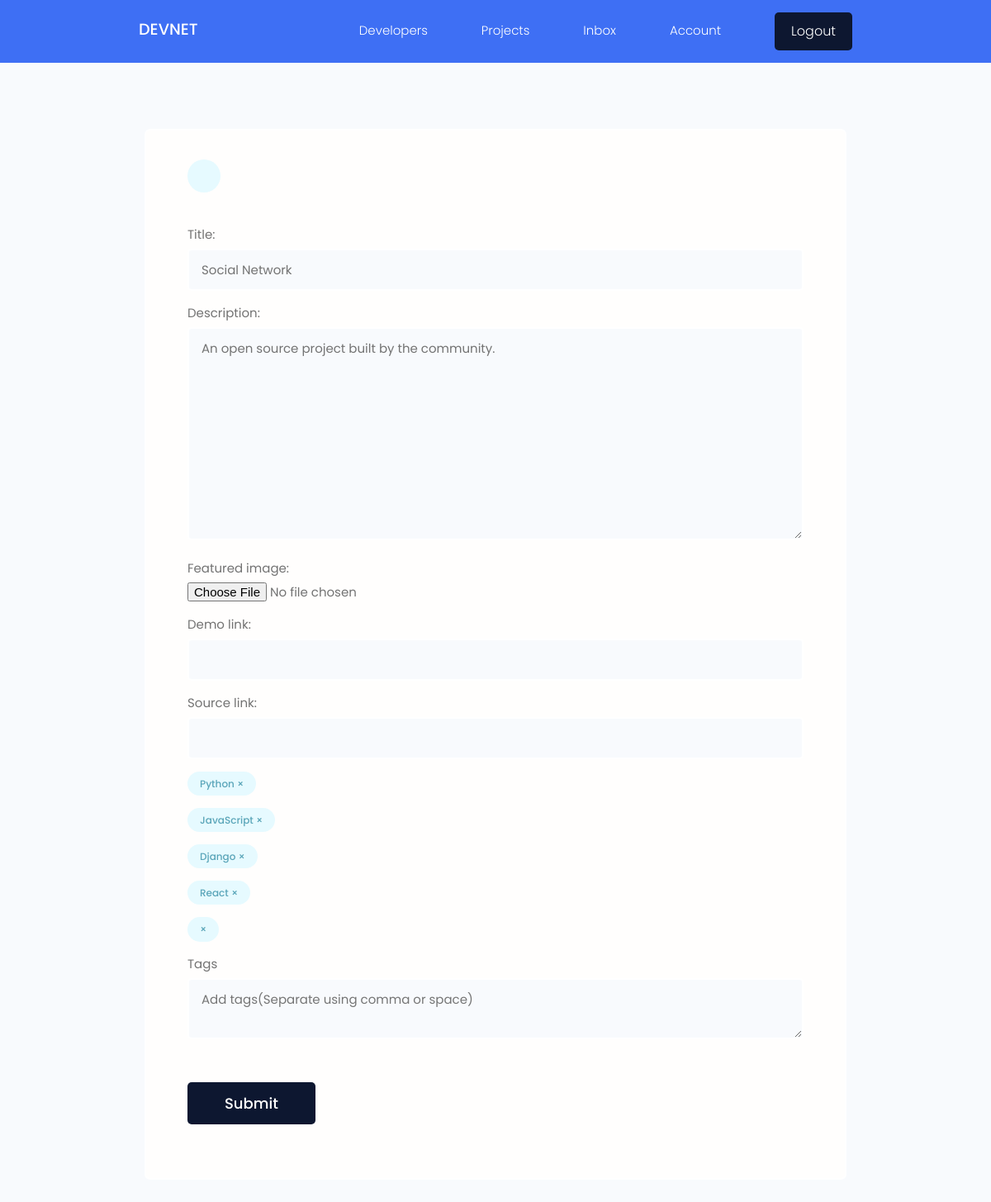
/projects/update-project/584c7d5c-cd40-4a22-a440-f7dfd2ff5641/ (signed in), run on the app's committed database.
### projects/models.py (models this page shows, shortened)
class Project(models.Model):
    owner = models.ForeignKey(Profile, on_delete=models.CASCADE, null=True, blank=True)
    title = models.CharField(max_length=200)
    description = models.TextField(null=True, blank=True)
    featured_image = models.ImageField(upload_to= 'featured_images', null=True, blank=True,default="featured_images/default.jpg")
    demo_link = models.CharField(max_length=2000, blank=True, null=True)
    source_link = models.CharField(max_length=2000, null=True, blank=True)
    vote_total = models.IntegerField(default=0, null=True, blank=True)
    vote_ratio = models.IntegerField(default=0, null=True, blank=True)
    tags = models.ManyToManyField('Tag', blank=True)
    created = models.DateTimeField(auto_now_add=True)
    id = models.UUIDField(default=uuid.uuid4, unique=True, primary_key=True, editable=False)
    class Meta:
        ordering = ['-vote_ratio', '-vote_total', 'title']

class Tag(models.Model):
    name = models.CharField(max_length=200)
    created = models.DateTimeField(auto_now_add=True)
    id = models.UUIDField(default=uuid.uuid4, unique=True, primary_key=True, editable=False)

### projects/views.py (the view, shortened to what this page needs)
# urls.py: path('update-project/<str:pk>/' ,views.updateProject, name="update-project"),
@login_required(login_url='login')
def updateProject(request, pk):
    profile = request.user.profile
    project = profile.project_set.get(id=pk)
    form = ProjectForm(instance = project)
    context= {'form':form, 'project':project}
    return render(request, 'projects/project_form.html', context)

### projects/forms.py
class ProjectForm(ModelForm):
    class Meta:
        model = Project
        fields = ['title', 'description','featured_image' ,'demo_link', 'source_link']
        widgets = {
            'tags':forms.CheckboxSelectMultiple(),
            'featured_image': forms.FileInput()
        }
    def __init__(self, *args, **kwargs):
        super(ProjectForm, self).__init__(*args, **kwargs)
        for name,field in self.fields.items():
            field.widget.attrs.update({'class':'input'})

### projects/templates/projects/project_form.html (shortened to what this page needs)
{% extends 'main.html' %}
{% block content %}
 <main class="formPage my-xl">
    <div class="content-box">
        <div class="formWrapper">
            <a class="backButton" href="{% url 'user-account' %}"></a>
            <br>
            <form class="form" action="" method="POST" enctype="multipart/form-data">
                {% for field in form %}
                <div class="form__field">
                    <label for="formInput#text">{{field.label}}: </label>
                    {{field}}
                </div>
                {% endfor %}
                {% for tag in project.tags.all %}
                <div class="form__field">
                   <div class="project-tag tag tag--pill tag--main" data-tag='{{tag.id}}' data-project="{{project.id}}">{{tag.name}} &#215;</div>
                </div>
                {% endfor %}
                <div class="form__field">
                    <label for="formInput#text">Tags</label>
                    <textarea class="input" name="newtags" placeholder="Add tags(Separate using comma or space)" ></textarea>
                </div>
                <input class="btn btn--sub btn--lg  my-md" type="submit" value="Submit" />
            </form>
        </div>
    </div>
</main>
{% endblock content %}

### static/css/app.css (style rules this page uses)
:root { --hue-color: 224; --color-sub: hsl(var(--hue-color), 89%, 60%); --color-light:white; --color-sub-light:hsl(var(--hue-color), 56%, 12%); }
.btn--sub { background-color: var(--color-sub-light); }
.content-box { width: 95%; max-width: 85rem; margin: 0 auto; }
.backButton { background: var(--color-main-light); color: var(--color-main); width: 4rem; height: 4rem; display: flex; align-items: center; justify-content: center; border-radius: 50%; }
.formPage .formWrapper { list-style: none; background: var(--color-white); padding: 3.5rem 5rem; border: 2px solid var(--color-light); border-radius: 0.7rem; }

### static/uikit/styles/modules/_variables.css (style rules this page uses)
:root { --color-main: #5aa5b9; --color-main-light: #e6faff; --color-sub: #3f4156; --color-sub-light: #51546e; --color-sub-lighter: #ededfd; --color-text: #737373; --color-gray: #8b8b8b; --color-light: #e5e7eb; --color-light-gray: #767676; --color-bg: #f8fafd; --color-white: #fffefd; --color-white-light: #f3f3f3; --color-success: #359e64; --color-success-bg: #def8e8; --color-error: #fc4b0b; --color-error-bg: #fff2ee; --font-base: 'Poppins', arial, helvetica, 'Segoe UI', roboto, ubuntu, sans-serif; --font-monospace: 'Fira Code', 'Courier New', courier, monospace; --font-regular: 300; --font-medium: 500; --font-bold: 700; --generic-shadow: 1px 1px 5px #00000010; --generic-transition: all 0.3s ease-in-out; }

### static/uikit/styles/modules/_base.css (style rules this page uses)
* { margin: 0; padding: 0; box-sizing: border-box; text-rendering: optimizeLegibility; color: inherit; font-size: inherit; }
html { font-size: 50%; }
@media only screen and (min-width: 480px) { html { font-size: 56.25%; } }
@media only screen and (min-width: 1200px) { html { font-size: 62.5%; } }
body { line-height: 1.6; font-weight: 400; font-size: 1.5rem; color: var(--color-text); background-color: var(--color-bg); min-height: 100vh; }

### static/uikit/styles/modules/_typography.css (style rules this page uses)
* { font-family: var(--font-base); }
a { padding-bottom: 2px; text-decoration: none; display: inline-block; color: var(--color-main); font-weight: var(--font-medium); }

### static/uikit/styles/modules/_utilities.css (style rules this page uses)
.my-md { margin: 3rem auto; }
.my-xl { margin: 8rem auto; }

### static/uikit/styles/modules/_button.css (style rules this page uses)
.btn { display: inline-block; position: relative; cursor: pointer; background-color: var(--color-light); font-weight: var(--font-medium); color: var(--color-sub); text-decoration: none; padding: 1rem 2rem; border-radius: 0.5rem; border: none; width: -webkit-fit-content; width: -moz-fit-content; width: fit-content; height: -webkit-fit-content; height: -moz-fit-content; height: fit-content; font-size: 1.6rem; outline-width: 0; outline-color: transparent; -webkit-backface-visibility: hidden; backface-visibility: hidden; transition: all 0.3s ease-in-out; }
.btn--sub { background-color: var(--color-sub); color: var(--color-white); }
.btn--lg { font-size: 1.8rem; padding: 1.2rem 4.5rem; }

### static/uikit/styles/modules/_form.css (style rules this page uses)
.form { display: block; }
.form__field { margin-top: 1.5rem; margin-bottom: 1.5rem; }
.form__label, .form__field > label { display: block; margin-bottom: 0.5rem; color: var(--color-text); }
input.input[type='text'], input.input[type='email'], input.input[type='password'], input.input[type='number'], textarea.input { min-width: 24rem; width: 100%; padding: 1.2rem 1.5rem; border-radius: 0.5rem; border: 2px solid var(--color-light); transition: all 0.3s ease-in-out; background-color: var(--color-bg); }

### static/uikit/styles/modules/_tag.css (style rules this page uses)
.tag { display: inline-flex; align-items: center; background-color: var(--color-sub); height: -webkit-fit-content; height: -moz-fit-content; height: fit-content; width: -webkit-fit-content; width: -moz-fit-content; width: fit-content; border-radius: 0.5rem; padding: 0.5rem 1.5rem; font-size: 1.2rem; cursor: pointer; }
.tag--pill { border-radius: 5rem; }
.tag--main, .tag--main > small { background: var(--color-main-light); color: var(--color-main); font-weight: 500; }

### data on the page
Project: form "Social Network" "An open source project built by the community."
Tag: name "Python"
Tag: name "JavaScript"
Tag: name "Django"
Tag: name "React"

### other printed values
{{ field.label }} "Title" "Description" "Featured image" "Demo link" "Source link"
